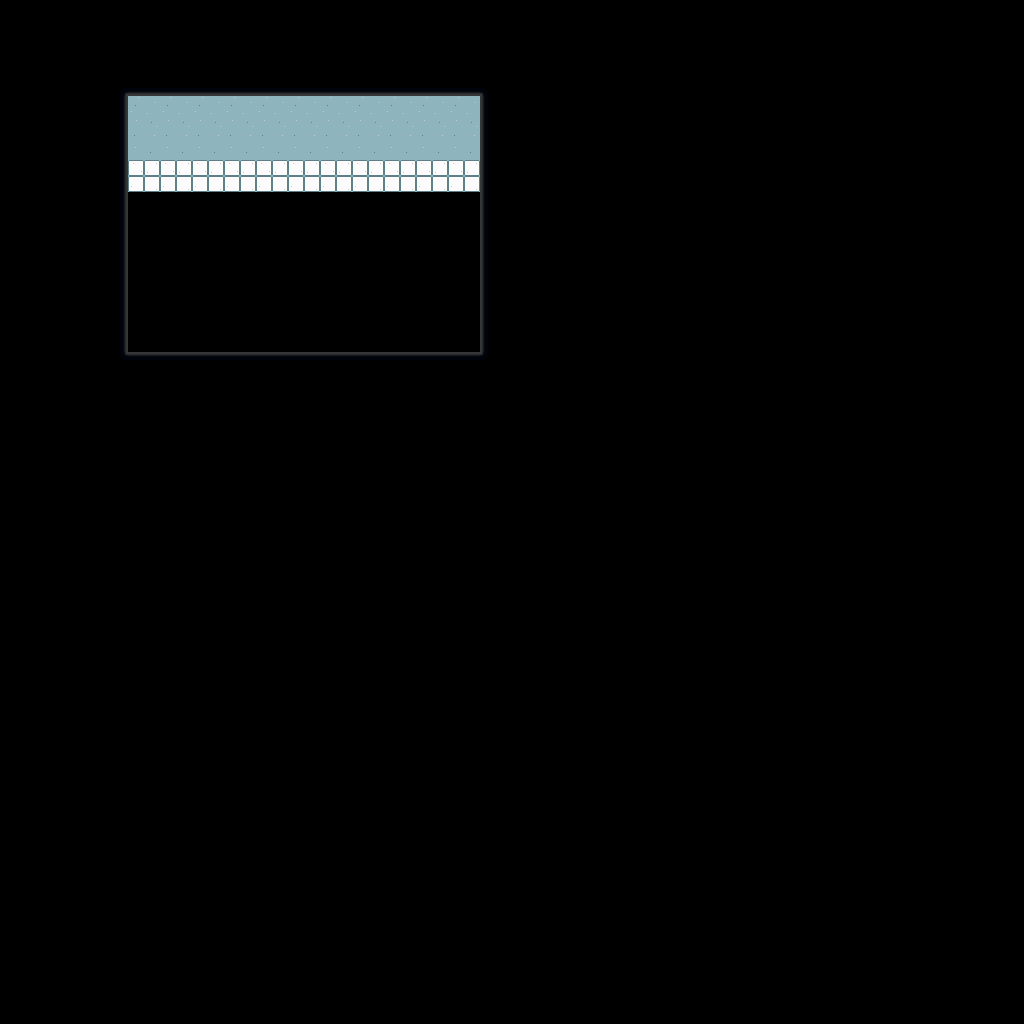

The image is a tile-based game level rendered from a .tmx file. Its description and source (layers, tilesets, objects; grid data summarised) follow:
An orthogonal 32x32 tile map with 32x32 px tiles, 3 tile layers (1, 2, 3), 1 hidden layer not drawn.

<map version="1.0" orientation="orthogonal" renderorder="right-down" width="32" height="32" tilewidth="32" tileheight="32" nextobjectid="1">
 <tileset firstgid="1" source="ScienceLab_1.tsx" />
 <layer name="Ground" width="32" height="32" visible="0">
  <data>[1024 cells, 55 non-empty, 9 distinct tile ids]</data>
 </layer>
 <layer name="1" width="32" height="32">
  <data>[1024 cells, 11 non-empty, 1 distinct tile ids]</data>
 </layer>
 <layer name="2" width="32" height="32">
  <data>[1024 cells, 11 non-empty, 1 distinct tile ids]</data>
 </layer>
 <layer name="3" width="32" height="32">
  <data>[1024 cells, 53 non-empty, 9 distinct tile ids]</data>
 </layer>
</map>
